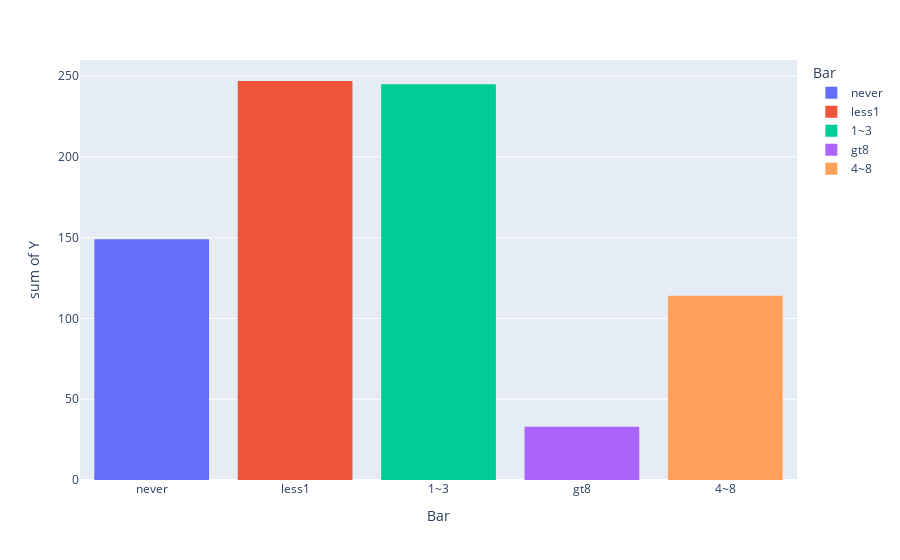

Notebook code cell kept with this figure:
### Markdown cell above
Acceptance rate of driver those who went to bar 3 or less times a month is 81.345%

Acceptance rate of driver those who went to bar 3 or more times a month is 18.655 %

### Code cell
fig = px.histogram(df_only_bar, x = "Bar", y = "Y", color = "Bar")
fig

### Figure 1 — Plotly figure (JSON) as saved in the notebook; plotly's stock layout.template omitted (floating-point values rounded to 4 significant figures; data arrays with more than 128 entries replaced by an {"elided": "..."} marker saying what was removed)
{"data": [{"alignmentgroup": "True", "bingroup": "x", "histfunc": "sum", "hovertemplate": "Bar=%{x}<br>sum of Y=%{y}<extra></extra>", "legendgroup": "never", "marker": {"color": "#636efa", "pattern": {"shape": ""}}, "name": "never", "offsetgroup": "never", "orientation": "v", "showlegend": true, "type": "histogram", "x": {"elided": "788 str values"}, "xaxis": "x", "y": {"elided": "788 int values"}, "yaxis": "y"}, {"alignmentgroup": "True", "bingroup": "x", "histfunc": "sum", "hovertemplate": "Bar=%{x}<br>sum of Y=%{y}<extra></extra>", "legendgroup": "less1", "marker": {"color": "#EF553B", "pattern": {"shape": ""}}, "name": "less1", "offsetgroup": "less1", "orientation": "v", "showlegend": true, "type": "histogram", "x": {"elided": "553 str values"}, "xaxis": "x", "y": {"elided": "553 int values"}, "yaxis": "y"}, {"alignmentgroup": "True", "bingroup": "x", "histfunc": "sum", "hovertemplate": "Bar=%{x}<br>sum of Y=%{y}<extra></extra>", "legendgroup": "1~3", "marker": {"color": "#00cc96", "pattern": {"shape": ""}}, "name": "1~3", "offsetgroup": "1~3", "orientation": "v", "showlegend": true, "type": "histogram", "x": {"elided": "379 str values"}, "xaxis": "x", "y": {"elided": "379 int values"}, "yaxis": "y"}, {"alignmentgroup": "True", "bingroup": "x", "histfunc": "sum", "hovertemplate": "Bar=%{x}<br>sum of Y=%{y}<extra></extra>", "legendgroup": "gt8", "marker": {"color": "#ab63fa", "pattern": {"shape": ""}}, "name": "gt8", "offsetgroup": "gt8", "orientation": "v", "showlegend": true, "type": "histogram", "x": ["gt8", "gt8", "gt8", "gt8", "gt8", "gt8", "gt8", "gt8", "gt8", "gt8", "gt8", "gt8", "gt8", "gt8", "gt8", "gt8", "gt8", "gt8", "gt8", "gt8", "gt8", "gt8", "gt8", "gt8", "gt8", "gt8", "gt8", "gt8", "gt8", "gt8", "gt8", "gt8", "gt8", "gt8", "gt8", "gt8", "gt8", "gt8", "gt8", "gt8", "gt8", "gt8", "gt8", "gt8", "gt8", "gt8"], "xaxis": "x", "y": [1, 1, 1, 0, 1, 1, 1, 1, 1, 1, 1, 1, 1, 1, 1, 1, 1, 1, 1, 1, 1, 0, 0, 1, 0, 1, 1, 1, 0, 0, 0, 0, 0, 0, 1, 1, 0, 0, 1, 1, 1, 1, 1, 0, 1, 1], "yaxis": "y"}, {"alignmentgroup": "True", "bingroup": "x", "histfunc": "sum", "hovertemplate": "Bar=%{x}<br>sum of Y=%{y}<extra></extra>", "legendgroup": "4~8", "marker": {"color": "#FFA15A", "pattern": {"shape": ""}}, "name": "4~8", "offsetgroup": "4~8", "orientation": "v", "showlegend": true, "type": "histogram", "x": {"elided": "147 str values"}, "xaxis": "x", "y": {"elided": "147 int values"}, "yaxis": "y"}], "layout": {"barmode": "relative", "legend": {"title": {"text": "Bar"}, "tracegroupgap": 0}, "margin": {"t": 60}, "xaxis": {"anchor": "y", "categoryarray": ["never", "less1", "1~3", "gt8", "4~8"], "categoryorder": "array", "domain": [0, 1], "title": {"text": "Bar"}}, "yaxis": {"anchor": "x", "domain": [0, 1], "title": {"text": "sum of Y"}}}}
